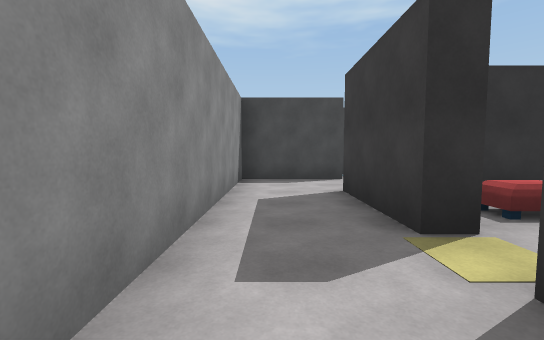
[1] (above)

17 first-person views from a walk through a 3-D level made in the Unity game engine. The camera is 1.4 m above the floor, tilts 4° down and sees 90° across. The floor is counted in squares, 2 m on a side. Each view is taken from the middle of a square. On the plan, view 1 faces up. The plan holds only what a view shows up to about 9 squares ahead; the rest is blank. The player character is not drawn. Surface patterns are stand-ins for the level's own textures.

[2]
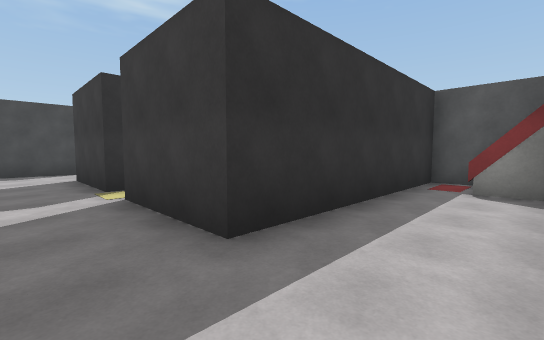

[3]
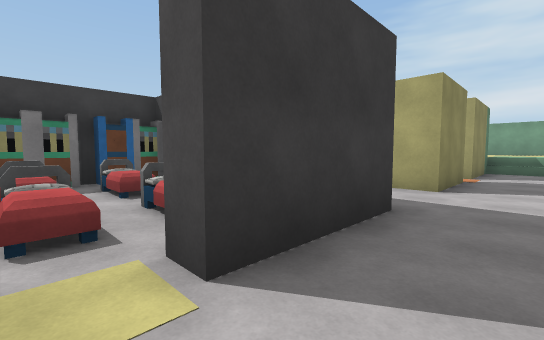

[4]
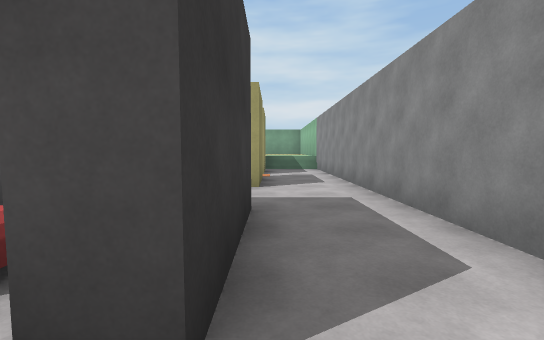

[5]
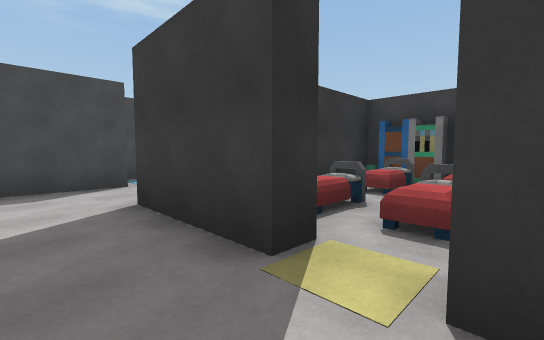

[6]
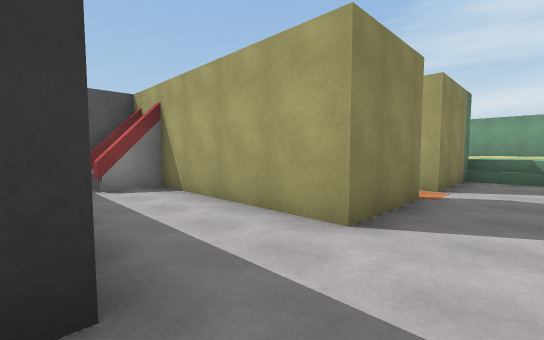

[7]
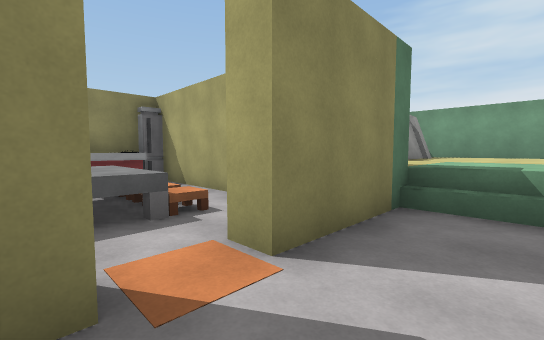

[8]
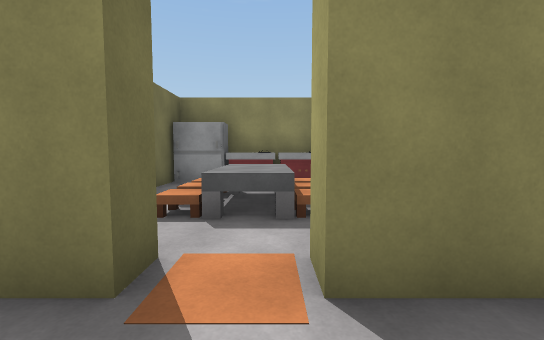

[9]
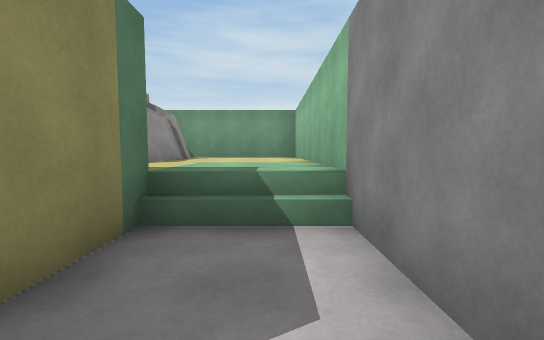

[10]
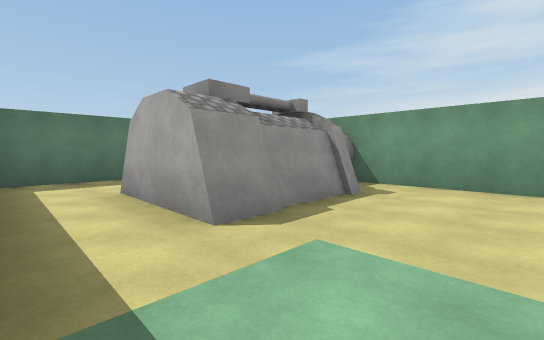

[11]
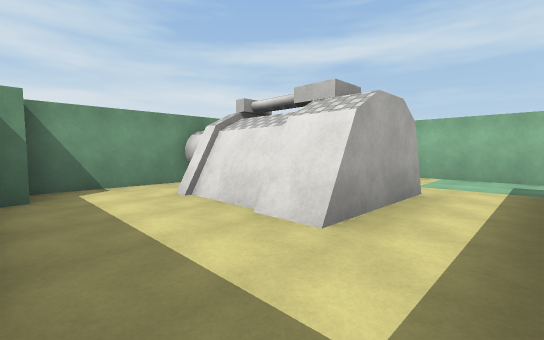

[12]
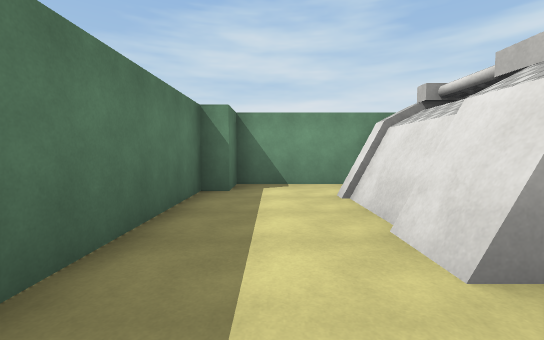

[13]
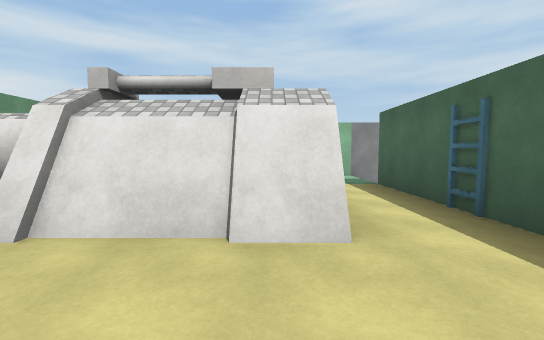

[14]
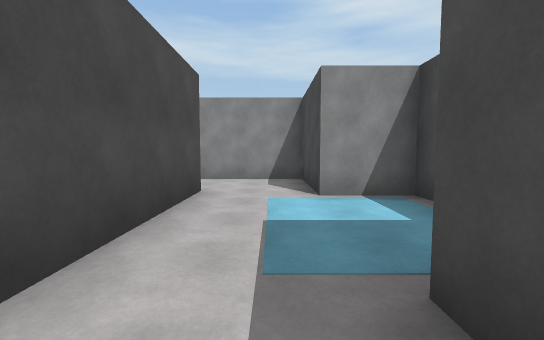

[15]
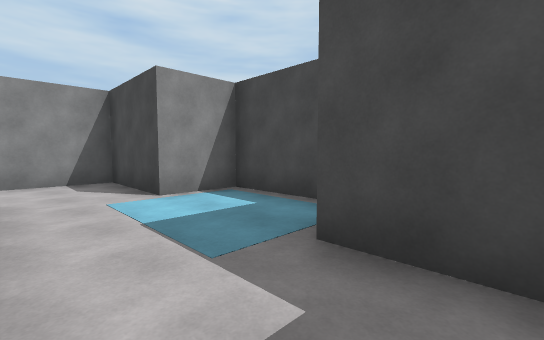

[16]
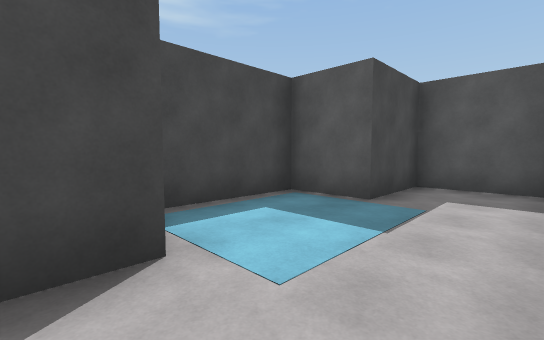

[17]
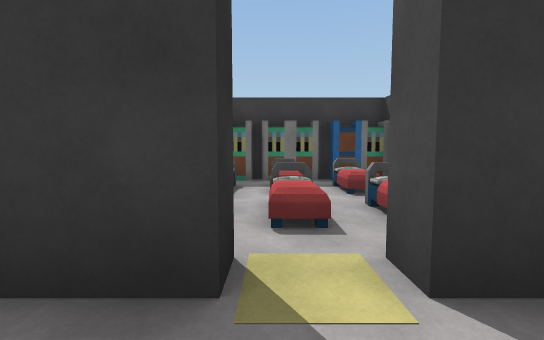

### Floor plan
Key: @ floor where view 1 was taken; # wall or solid block; . main floor; : floor 1 m higher than the main floor; / step, stairs or slope; B bed; T table; E oven; F fridge; L ladder; O other object.
Columns run from 1 left of view 1 to 8 right of it. Each row starts with its distance up from view 1.
  9   #####
  8   #...#
  7 ###...###
  6 #.......#
  5 #.......#
  4 #.######O
  3 #.#.B.BOO
  2 #...B.BOO
  1 #.#.....O
  0 #@#.B.BOO
 -1 #.#######
 -2 #.....OO#
 -3 #.....OO#
 -4 #.#####O#
 -5 #.#./  O#
 -6 #...TT E#
 -7 #.#... E#
 -8 #.######F
 -9 #//::L:::#
-10 #::::::::#
-11 #:::OO:::#
-12 #:::##:::#
-13 #:::OO:::#
-14 #::: #::##
-15 #########

Positions as (right, up) in squares from view 1, and headings:
1: (0, 0), facing up
2: (0, -3), facing up-right
3: (0, 2), facing down-right
4: (1, 2), facing down
5: (0, 1), facing up-right
6: (0, -1), facing down-right
7: (0, -5), facing down-right
8: (0, -6), facing right
9: (0, -6), facing down
10: (0, -9), facing down-right
11: (7, -9), facing down-left
12: (6, -9), facing down
13: (7, -11), facing left
14: (6, 6), facing left
15: (6, 5), facing up-left
16: (1, 5), facing up-right
17: (0, 2), facing right
